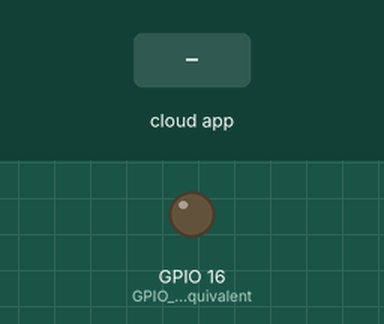
A sketch run on a simulated ESP8266 (NodeMCU). Shown: output pins drawn as LEDs (lit = HIGH). Inputs (shaded band) come from the test bench. WiFi joins after 1.5 s; servers stay silent unless stated.

Above: at 2.7 s.
2.8 s: the phone or cloud app sets led to 1
At 3.3 s:
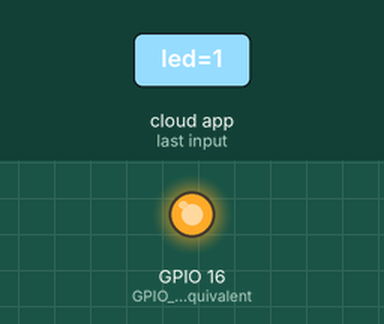
4.5 s: the phone or cloud app sets led to 0
At 5.7 s:
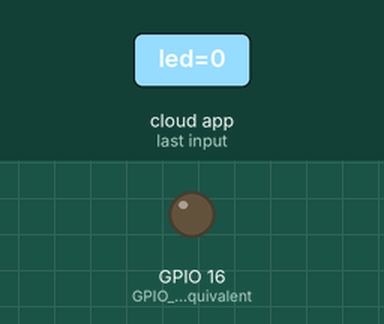
Timing chart, 0 to 7.5 s (numbered marks = the images above; inputs shaded):
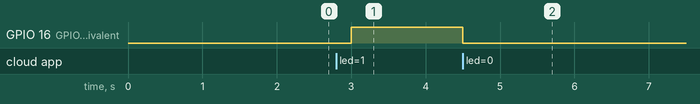

Measured:
- after the input at 2.8 s, GPIO 16 (GPIO_pin_16_is_equivalent): LOW → HIGH after 0.20 s
- after the input at 4.5 s, GPIO 16 (GPIO_pin_16_is_equivalent): HIGH → LOW at once

The sketch:

main.ino
```cpp
#include "arduino_secrets.h"
#include "thingProperties.h"

void setup()
{
  pinMode(16, OUTPUT);      //GPIO pin 16 is equivalent to NodeMCU pin "D0"
  Serial.begin(9600);
  delay(1500);
  initProperties();
  ArduinoCloud.begin(ArduinoIoTPreferredConnection);

  setDebugMessageLevel(2);
  ArduinoCloud.printDebugInfo();
}


void loop()
{
  ArduinoCloud.update();
}


void onLedChange()
{
  if(led)
  {
    digitalWrite(16, HIGH);
  }
  else
  {
    digitalWrite(16, LOW);
  }
}
```

arduino_secrets.h
```cpp
#define SECRET_SSID "......" // Your Wifi SSID Here
#define SECRET_PASS "......" // Your WiFi Password Here
#define SECRET_DEVICE_KEY "......" // Your Device Secret Key here
```

thingProperties.h
```cpp
#include <ArduinoIoTCloud.h>
#include <Arduino_ConnectionHandler.h>

const char DEVICE_LOGIN_NAME[]  = "......";             // Your Device ID

const char SSID[]               = SECRET_SSID;          // Network SSID (name)
const char PASS[]               = SECRET_PASS;          // Network password (use for WPA, or use as key for WEP)
const char DEVICE_KEY[]         = SECRET_DEVICE_KEY;    // Secret device password

void onLedChange();

bool led;

void initProperties(){

  ArduinoCloud.setBoardId(DEVICE_LOGIN_NAME);
  ArduinoCloud.setSecretDeviceKey(DEVICE_KEY);
  ArduinoCloud.addProperty(led, READWRITE, ON_CHANGE, onLedChange);

}

WiFiConnectionHandler ArduinoIoTPreferredConnection(SSID, PASS);
```
